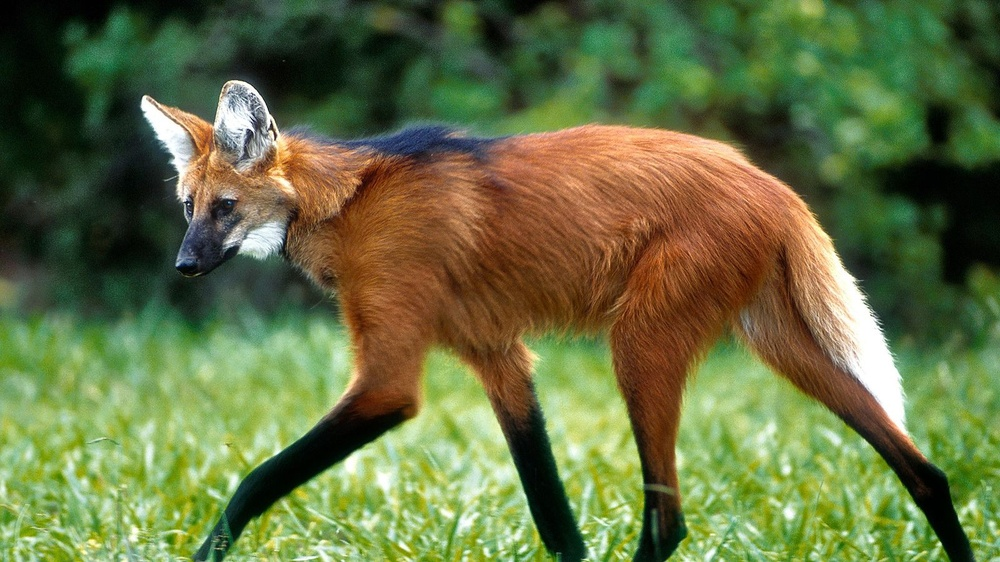
#> input picture imgs/lobo_guara.jpg, 1000 x 562 px, shrunk from 1600 x 900 before the run
$ python sobel.py   (older library calls are emulated)
#> lines starting #> are read from the running program, lines starting #| are printed output that depends on the picture; after the words box and inside, x2 and y2 are one past the last pixel; in counts of white or black regions, pixels touching at a corner belong together
import cv2

img = cv2.imread('imgs/lobo_guara.jpg')
#> img is the input picture: shape (562, 1000, 3); mean B, G, R 66, 112, 101.5

cv2.imshow('Original', img)
cv2.waitKey(0)

#detectamos melhor no cinza e melhor com o fundo desfocado
img_cinza = cv2.cvtColor(img, cv2.COLOR_BGR2GRAY)
img_blur = cv2.GaussianBlur(img_cinza, (3,3), 0)

# Sobel detecção de bordas
sobelx = cv2.Sobel(src=img_blur, ddepth=cv2.CV_64F, dx=1, dy=0, ksize=5) # Sobel para o eixo X
sobely = cv2.Sobel(src=img_blur, ddepth=cv2.CV_64F, dx=0, dy=1, ksize=5) # Sobel para o eixo Y
sobelxy = cv2.Sobel(src=img_blur, ddepth=cv2.CV_64F, dx=1, dy=1, ksize=5) # Sobel para XY comutativos
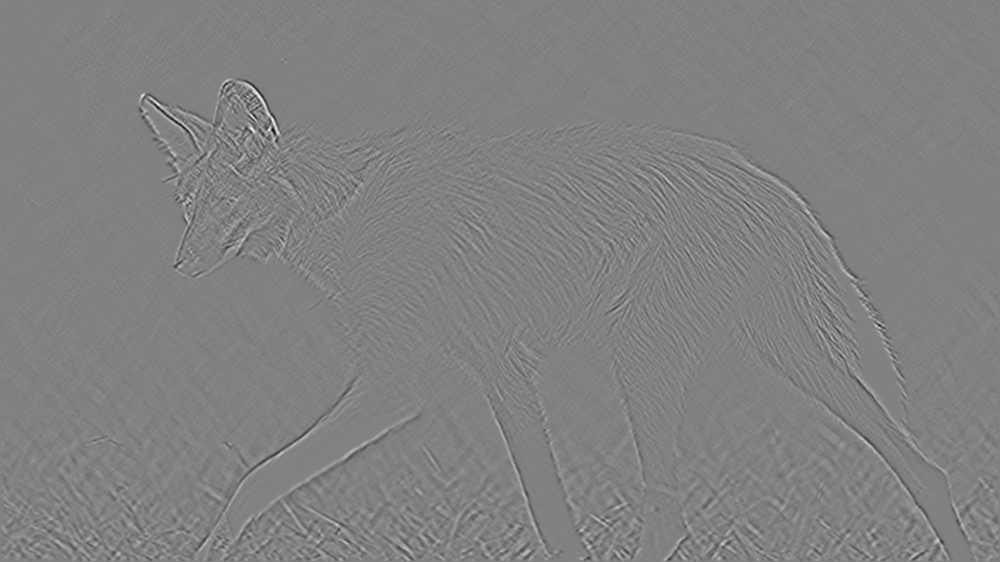
#> sobelxy: shape (562, 1000) float64; min -1580, max 1533, mean 0; drawn with min black and max white

cv2.imshow('Sobel X', sobelx)
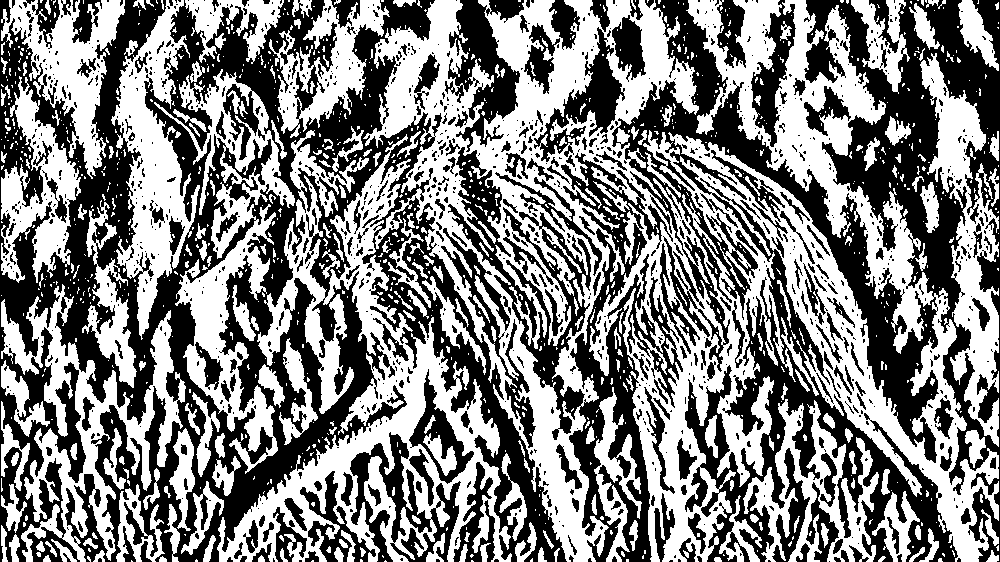
#> window 'Sobel X': shape (562, 1000); 50.6% white; 1222 black regions (958 under 20 px), largest, box (x1, y1, x2, y2) and area: (0, 0, 567, 562) 111082, (612, 0, 1000, 562) 77926, (448, 147, 683, 562) 24007
cv2.imwrite('outputs/sobel/x.jpg', sobelx)
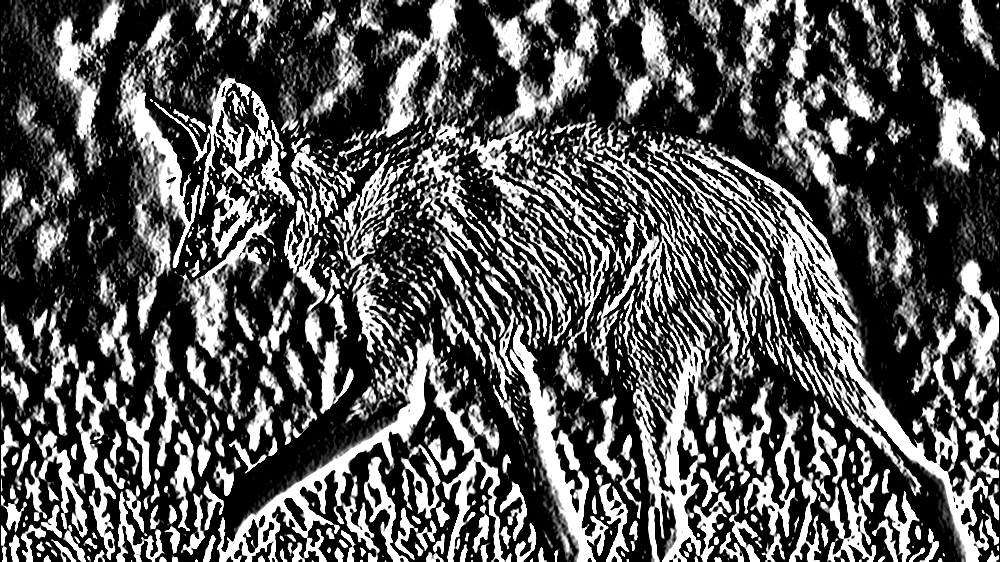
#> saved as x.jpg: shape (562, 1000); min 0, max 255, mean 86.3
cv2.waitKey(0)
cv2.imshow('Sobel Y', sobely)
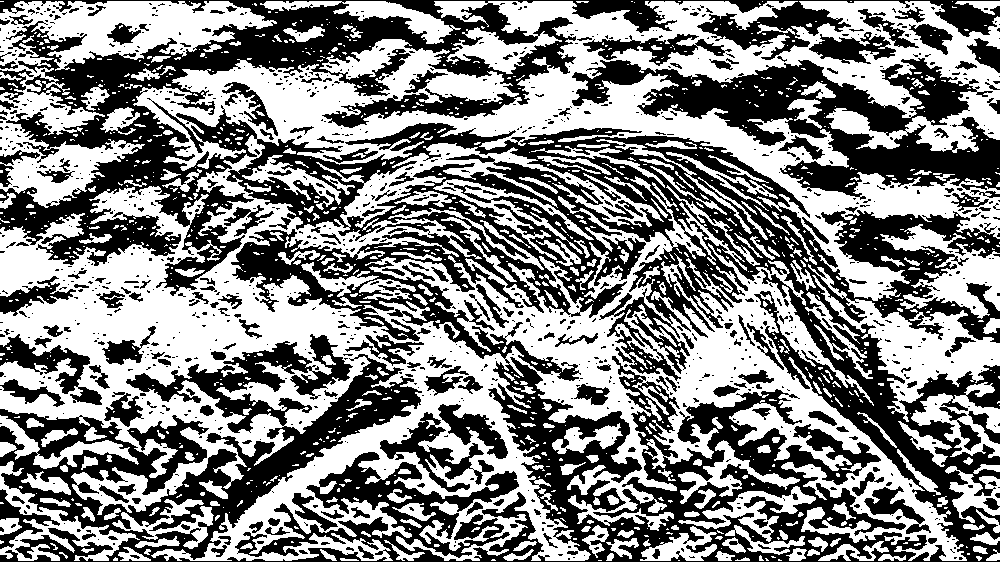
#> window 'Sobel Y': shape (562, 1000); 52.2% white; 1156 black regions (938 under 20 px), largest, box (x1, y1, x2, y2) and area: (0, 0, 1000, 562) 207083, (572, 58, 1000, 200) 22659, (380, 412, 494, 492) 2472
cv2.imwrite('outputs/sobel/y.jpg', sobely)
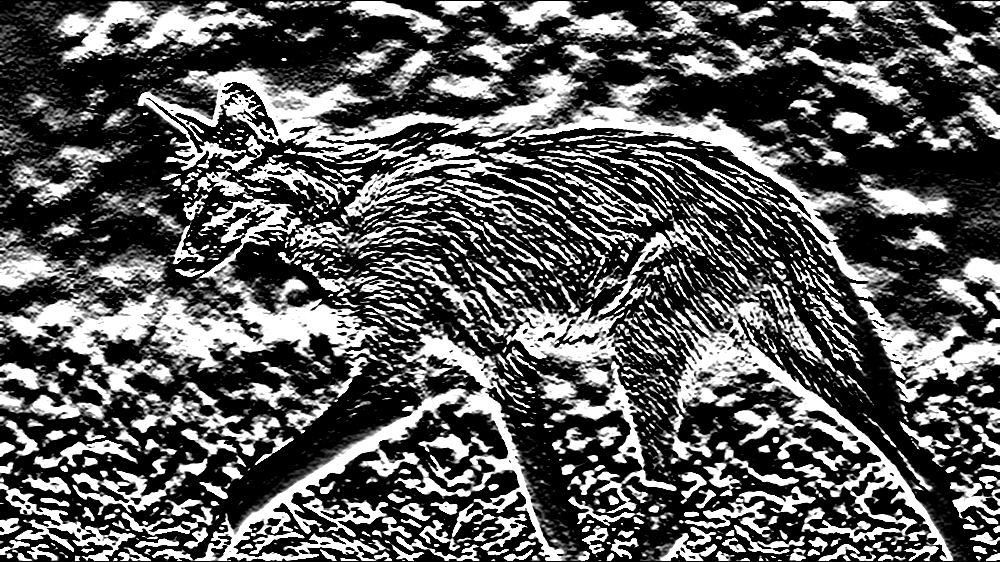
#> saved as y.jpg: shape (562, 1000); min 0, max 255, mean 89.5
cv2.waitKey(0)
cv2.imshow('Sobel X Y using Sobel() function', sobelxy)
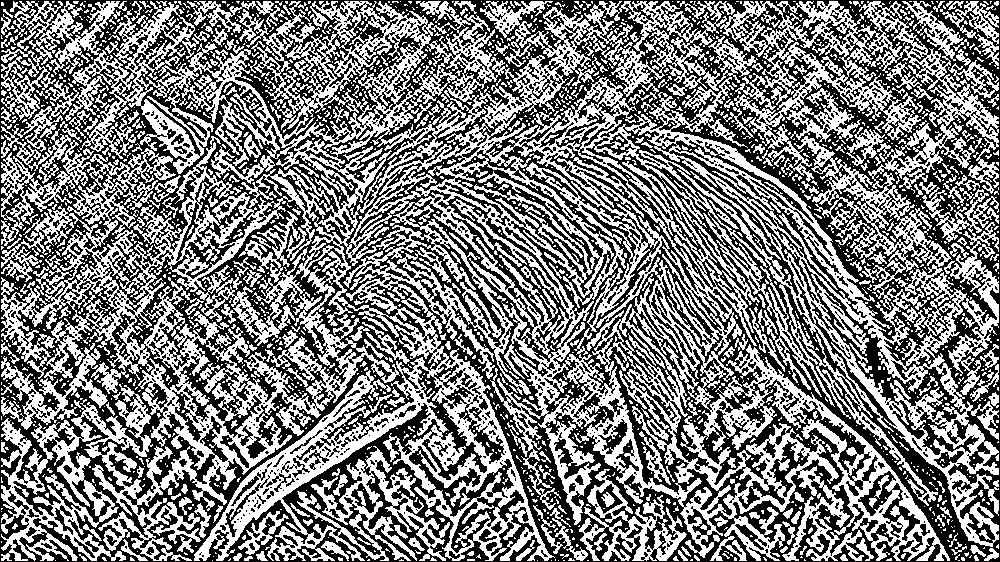
#> window 'Sobel X Y using Sobel() functi': shape (562, 1000); 48.9% white; 1931 white regions (1604 under 20 px), largest, box (x1, y1, x2, y2) and area: (1, 1, 999, 561) 236946, (579, 469, 687, 561) 3142, (1, 343, 108, 430) 2414
cv2.imwrite('outputs/sobel/xy.jpg', sobelxy)
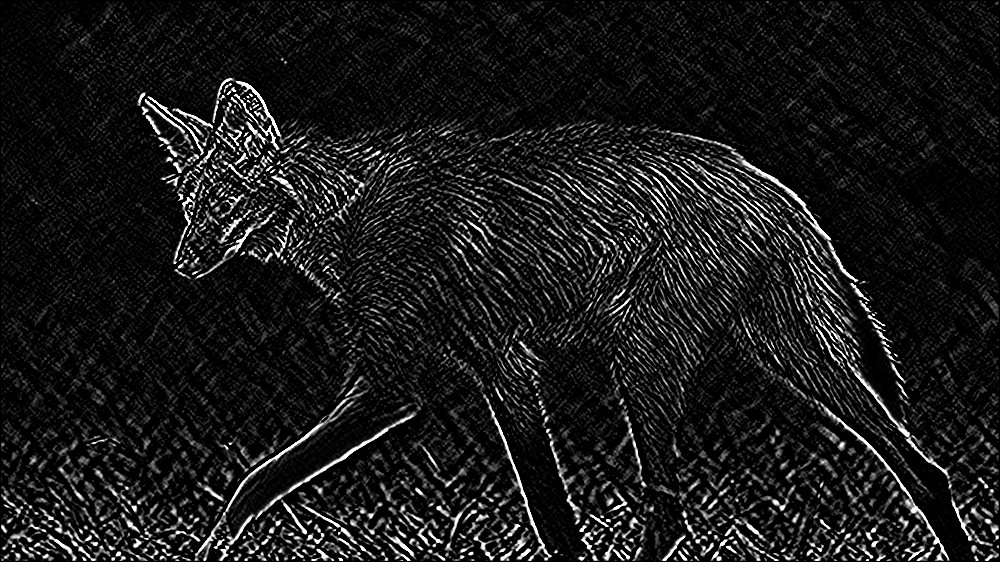
#> saved as xy.jpg: shape (562, 1000); min 0, max 255, mean 25.5
cv2.waitKey(0)

cv2.destroyAllWindows()

$ run again, with imgs/defaultFrame.png saved as imgs/lobo_guara.jpg
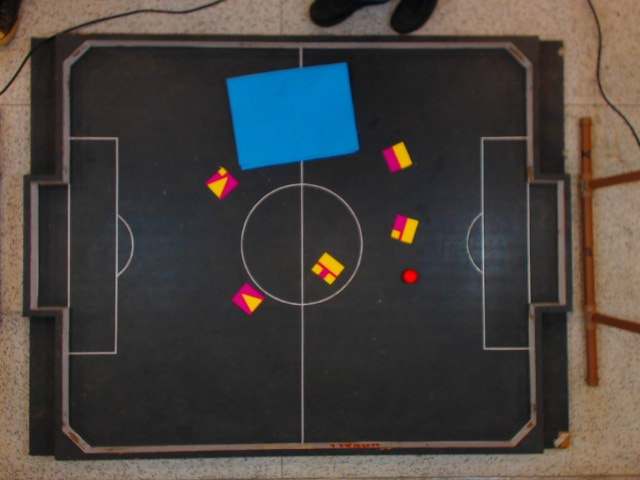
#> input picture imgs/defaultFrame.png, 640 x 480 px
#> img is the input picture: shape (480, 640, 3); mean B, G, R 63.4, 66.1, 70.4
#> `cv2.imshow('Sobel X', sobelx)`:
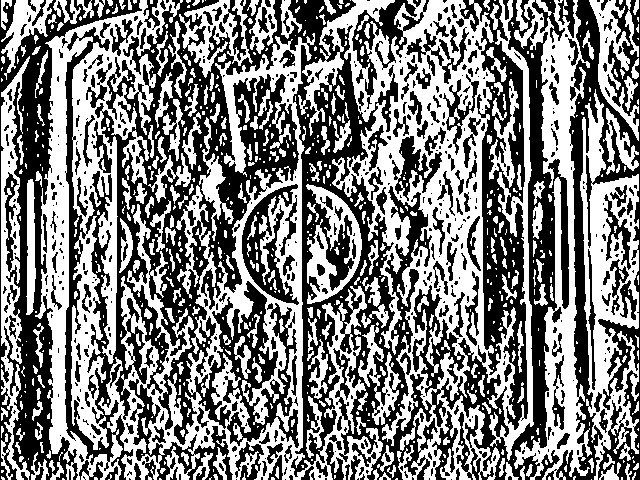
#> window 'Sobel X': shape (480, 640); 50% white; 600 black regions (383 under 20 px), largest, box (x1, y1, x2, y2) and area: (65, 0, 569, 480) 84031, (0, 0, 142, 480) 15440, (546, 0, 640, 480) 13403
#> `cv2.imwrite('outputs/sobel/xy.jpg', sobelxy)`:
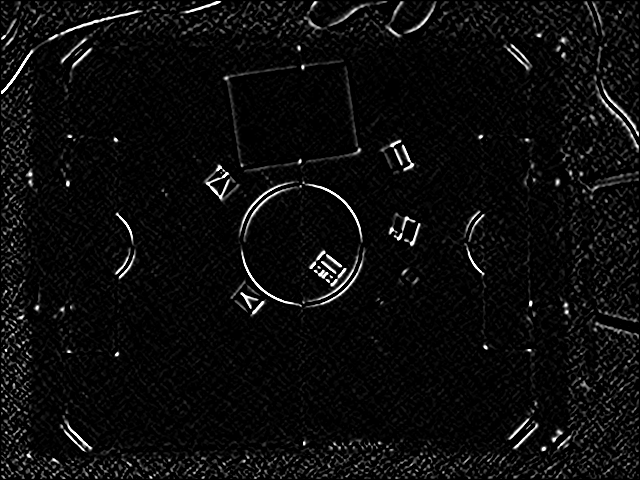
#> saved as xy.jpg: shape (480, 640); min 0, max 255, mean 11.9
